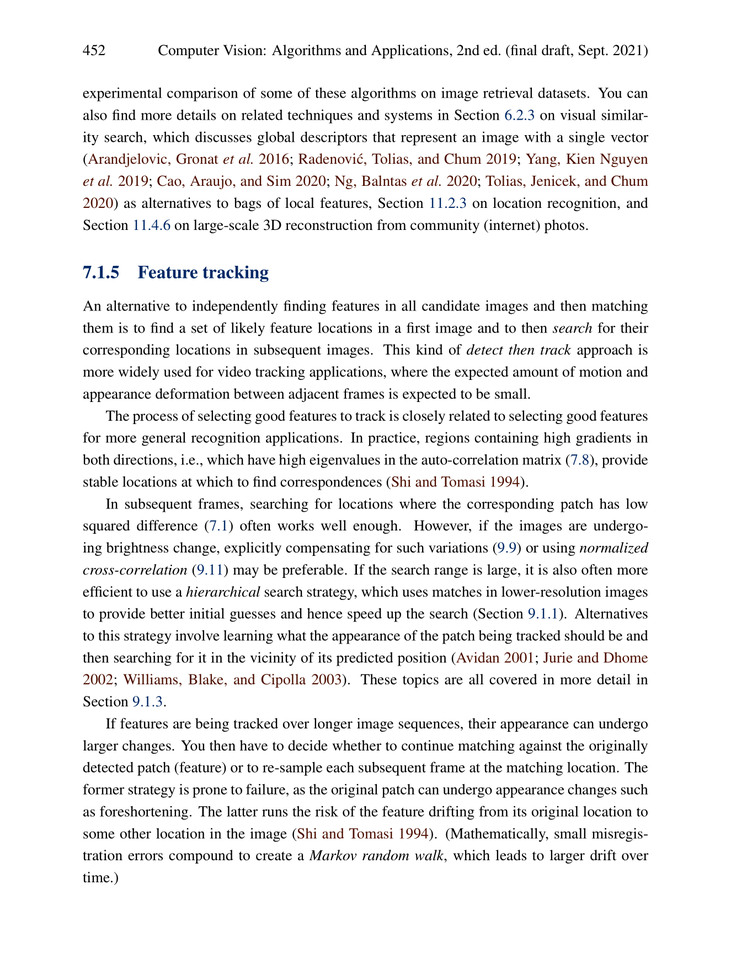
#> input picture assignment_4/reference_img.png, 731 x 965 px, shrunk from 1325 x 1750 before the run
$ python main.py
#> lines starting #> are read from the running program, lines starting #| are printed output that depends on the picture; after the words box and inside, x2 and y2 are one past the last pixel; in counts of white or black regions, pixels touching at a corner belong together
import cv2
import numpy as np
import matplotlib.pyplot as plt

def HCD(reference_image):

#> called with reference_image = 'reference_img.png'
    img = cv2.imread(reference_image)
#> img is the input picture: shape (965, 731, 3); mean B, G, R 237.9, 237.9, 238.2
    gray = cv2.cvtColor(img,cv2.COLOR_BGR2GRAY)
    gray = np.float32(gray)

    dst = cv2.cornerHarris(gray,2,3,0.04)
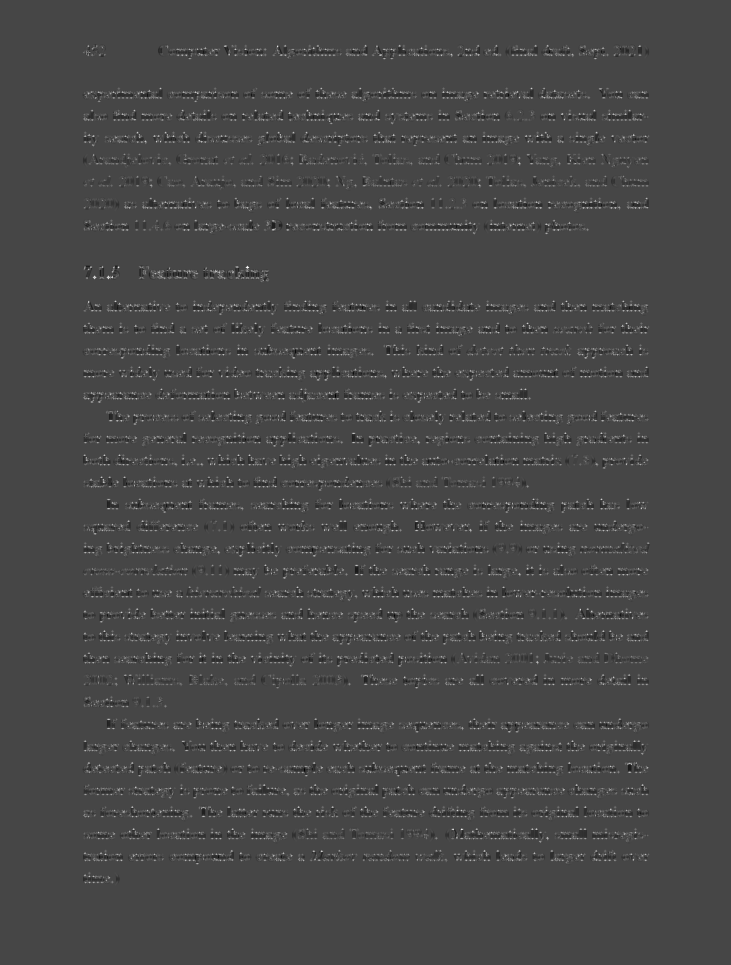
#> dst: shape (965, 731) float32; min -119718608, max 313500000, mean 2750572.2; drawn with min black and max white
    dst = cv2.dilate(dst,None)
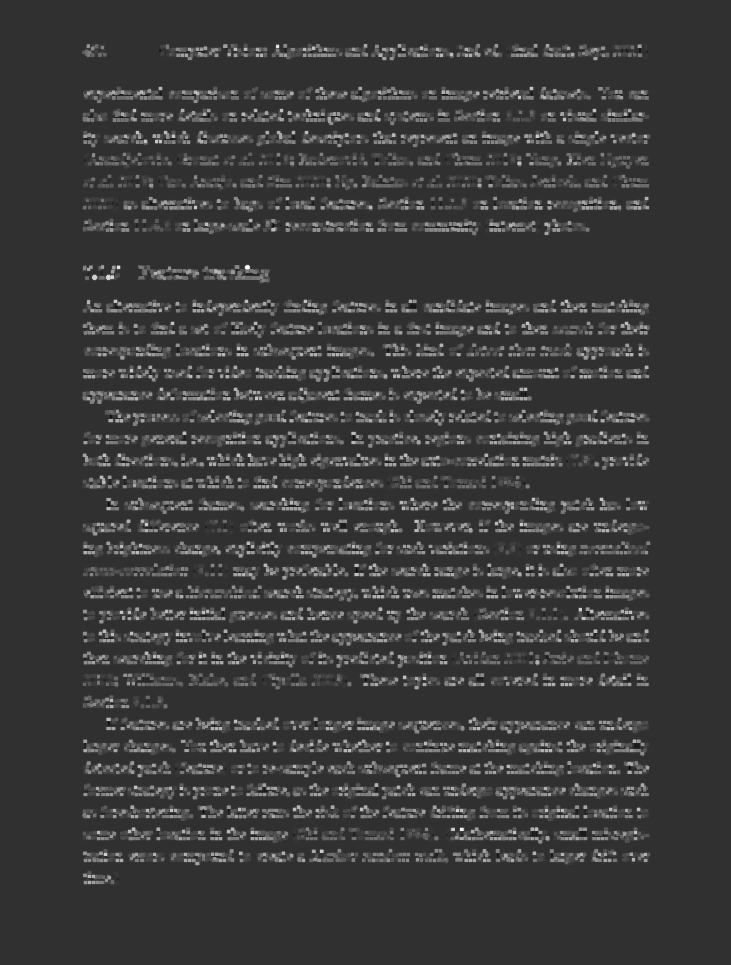
#> dst: shape (965, 731) float32; min -74272368, max 313500000, mean 16985884; drawn with min black and max white

    threshold = 0.05 * dst.max()
#> threshold = 15675000
    mask = dst > threshold
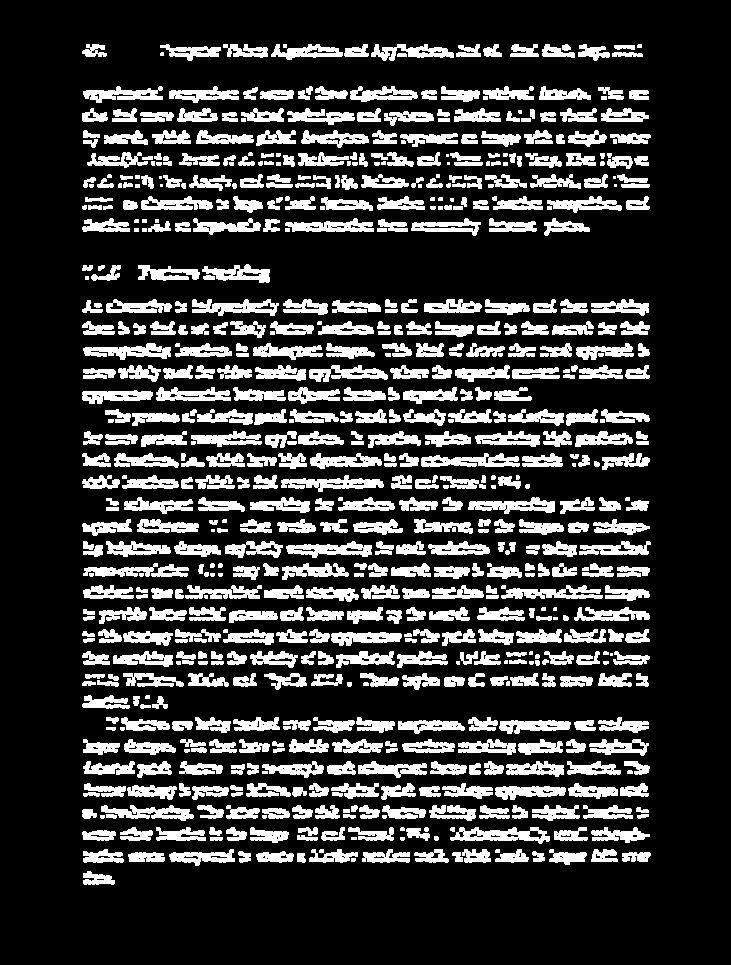
#> mask: shape (965, 731) bool; 21.5% white; 695 white regions (72 under 20 px), largest, box (x1, y1, x2, y2) and area: (450, 827, 550, 844) 907, (281, 475, 384, 492) 883, (421, 453, 520, 467) 861

    dst_nms = cv2.dilate(dst,None)
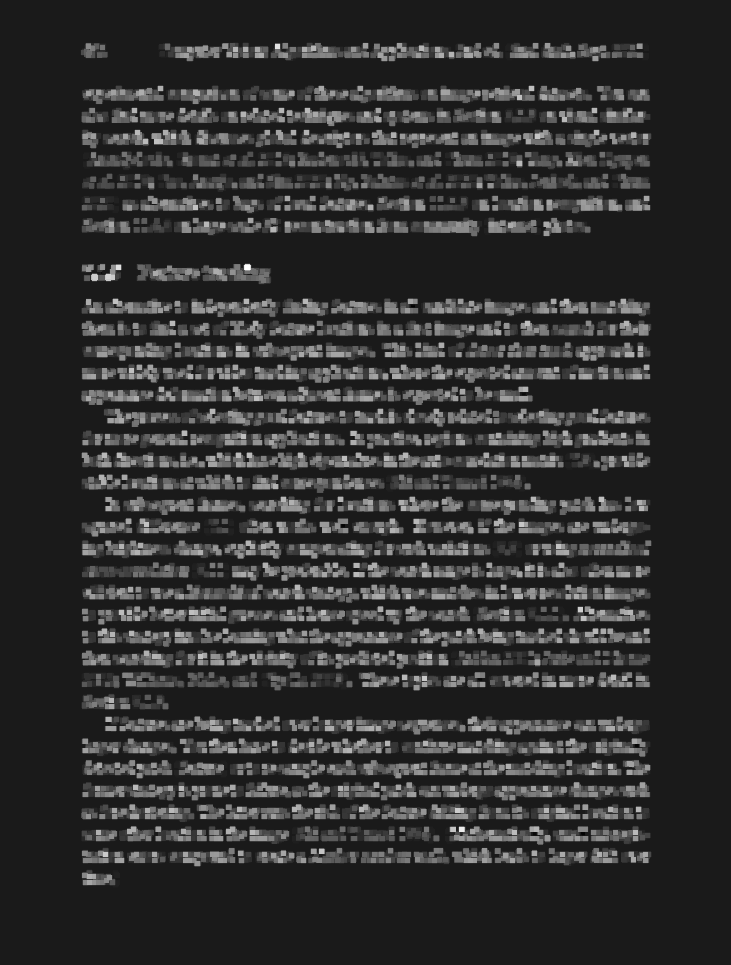
#> dst_nms: shape (965, 731) float32; min -35682304, max 313500000, mean 31599758; drawn with min black and max white
    mask &= (dst == dst_nms)
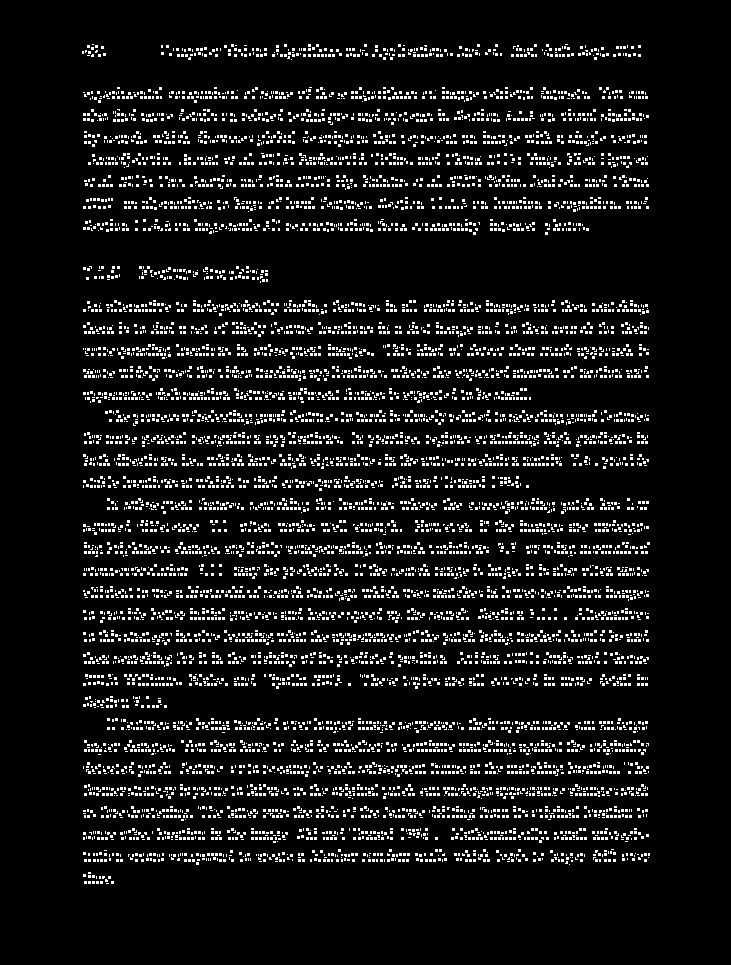
#> mask: shape (965, 731) bool; 8.7% white in thin lines or dots, all inside (x1, y1, x2, y2) = (82, 44, 650, 884)

    corners = np.argwhere(mask)
#> corners = 61719 pairs, first value 44 to 883, second value 82 to 649

    for y, x in corners:
        img[y,x] = [0,0,255]  # radius=2 pixels
#> this loop made 61719 passes
#> (y, x) on passes 1 to 3: (44, 92), (44, 93), (44, 231)
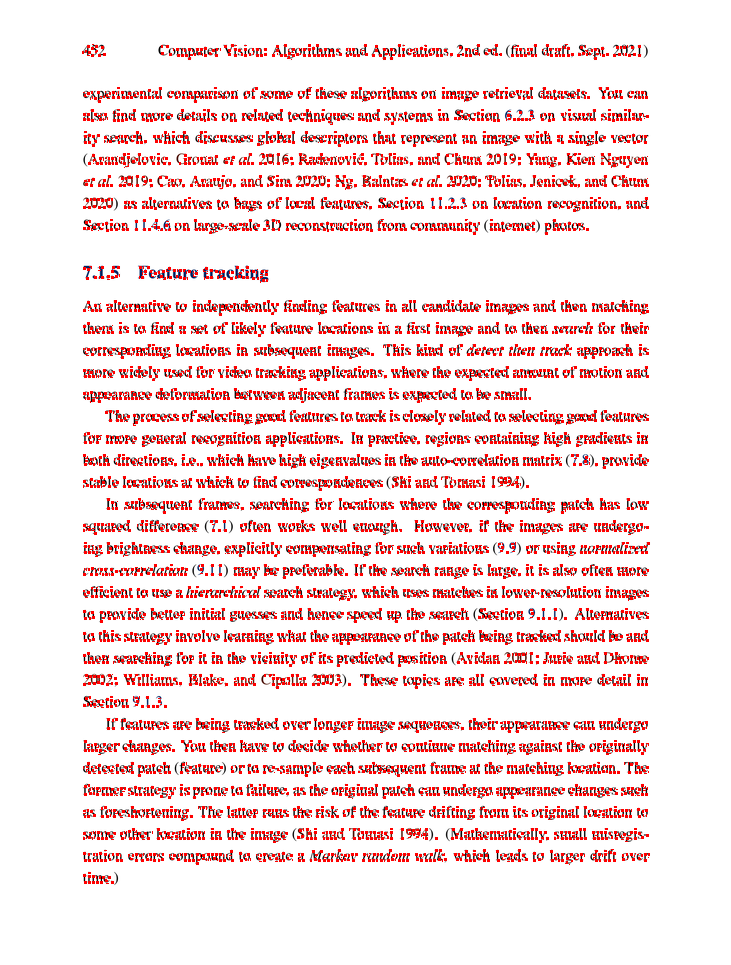
#> img: shape (965, 731, 3); 8.75% of pixels changed, all inside (x1, y1, x2, y2) = (82, 44, 650, 884)

    #for preview
    #cv2.imshow('dst',img)
    #if cv2.waitKey(0) & 0xff == 27:
    #    cv2.destroyAllWindows()
    cv2.imwrite('harris.png',img)
    print('Saved img as harris.png')


def align_image(image_to_align, reference_image, max_features=10, good_match_precent=0.7):

#> called with image_to_align = 'align_this.jpg', reference_image = 'reference_img.png', max_features = 10, good_match_precent = 0.7
    MIN_MATCH_COUNT = max_features

    img1 = cv2.imread(image_to_align, cv2.IMREAD_GRAYSCALE)
    img2 = cv2.imread(reference_image, cv2.IMREAD_GRAYSCALE)
#> img2: shape (965, 731); min 0, max 255, mean 238

    sift = cv2.SIFT_create()

    # find the keypoints and descriptors with SIFT
#> (the run stopped early here; a loop or call above may not have finished)
